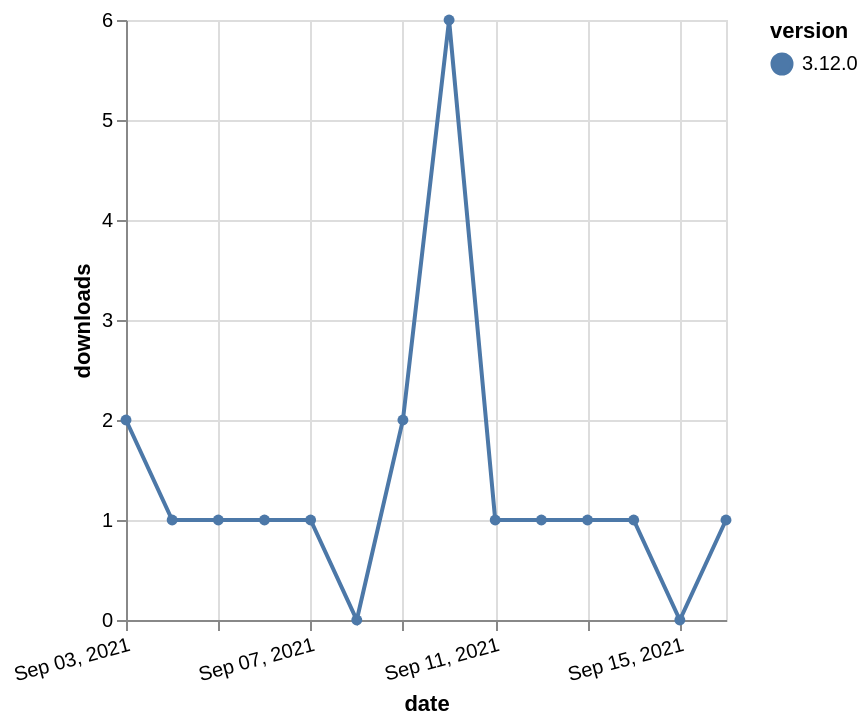

Write the Vega-Lite specification saved for this chart.
### Vega-Lite specification from a JSON file in a GitHub repository (floating-point values rounded to 4 significant figures)
{"$schema": "https://vega.github.io/schema/vega-lite/v5.json", "description": "A simple bar chart with embedded data.", "data": {"values": [{"date": "2021-09-03", "total": 501, "delta": 2, "version": "3.12.0"}, {"date": "2021-09-04", "total": 502, "delta": 1, "version": "3.12.0"}, {"date": "2021-09-05", "total": 503, "delta": 1, "version": "3.12.0"}, {"date": "2021-09-06", "total": 504, "delta": 1, "version": "3.12.0"}, {"date": "2021-09-07", "total": 505, "delta": 1, "version": "3.12.0"}, {"date": "2021-09-08", "total": 505, "delta": 0, "version": "3.12.0"}, {"date": "2021-09-09", "total": 507, "delta": 2, "version": "3.12.0"}, {"date": "2021-09-10", "total": 513, "delta": 6, "version": "3.12.0"}, {"date": "2021-09-11", "total": 514, "delta": 1, "version": "3.12.0"}, {"date": "2021-09-12", "total": 515, "delta": 1, "version": "3.12.0"}, {"date": "2021-09-13", "total": 516, "delta": 1, "version": "3.12.0"}, {"date": "2021-09-14", "total": 517, "delta": 1, "version": "3.12.0"}, {"date": "2021-09-15", "total": 517, "delta": 0, "version": "3.12.0"}, {"date": "2021-09-16", "total": 518, "delta": 1, "version": "3.12.0"}]}, "width": "container", "mark": {"type": "line", "point": {"filled": true}}, "encoding": {"x": {"field": "date", "type": "temporal", "timeUnit": "yearmonthdate", "title": "date", "axis": {"labelAngle": -15}}, "y": {"field": "delta", "type": "quantitative", "title": "downloads"}, "color": {"field": "version", "type": "nominal"}, "tooltip": {"field": "delta"}}}
